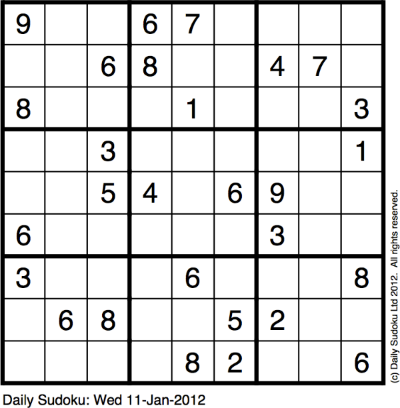
#> input picture python/opencv/images/sudoku_03.png, 400 x 408 px, found by its file name
$ python sudoku.py   (Python 2 division)
#> lines starting #> are read from the running program, lines starting #| are printed output that depends on the picture; after the words box and inside, x2 and y2 are one past the last pixel; in counts of white or black regions, pixels touching at a corner belong together
import math
import numpy as np
import cv2
import sudoku_solver as ss

from PIL import Image, ImageFilter, ImageEnhance

import pytesseract
from pytesseract import image_to_string

def get_digit(image):

    oh, ow = image.shape[:2]
    area_limit = oh * ow

    contours, hierarchy = cv2.findContours(image.copy(), cv2.RETR_CCOMP, cv2.CHAIN_APPROX_SIMPLE)
    cs = sorted(contours, key=cv2.contourArea, reverse=True)

    for c in cs:
        area = cv2.contourArea(c)
        x, y, w, h = cv2.boundingRect(c)
        if w * h > 0.05 * area_limit and w * h < 0.8 * area_limit:
            image = image[y:y+h,x:x+w]
            break

    # cv2.imshow('image', image)
    # cv2.waitKey(0)

    pil_img = Image.fromarray(image)
    cstr = image_to_string(pil_img, config='-psm 10')
    if cstr in digits and cstr != '':
        return int(cstr)
    return None

image = cv2.imread('sudoku_03.png')
#> image is the input picture: shape (408, 400, 3); mean B, G, R 218.6, 218.6, 218.6
height, width = image.shape[:2]
#> height = 408; width = 400
image = cv2.resize(image, (2*width, 2*height), interpolation=cv2.INTER_CUBIC)
#> image: shape (816, 800, 3)

gray = cv2.cvtColor(image, cv2.COLOR_BGR2GRAY)
r_image = cv2.adaptiveThreshold(gray, 255, cv2.ADAPTIVE_THRESH_GAUSSIAN_C, cv2.THRESH_BINARY_INV, 13, 2)
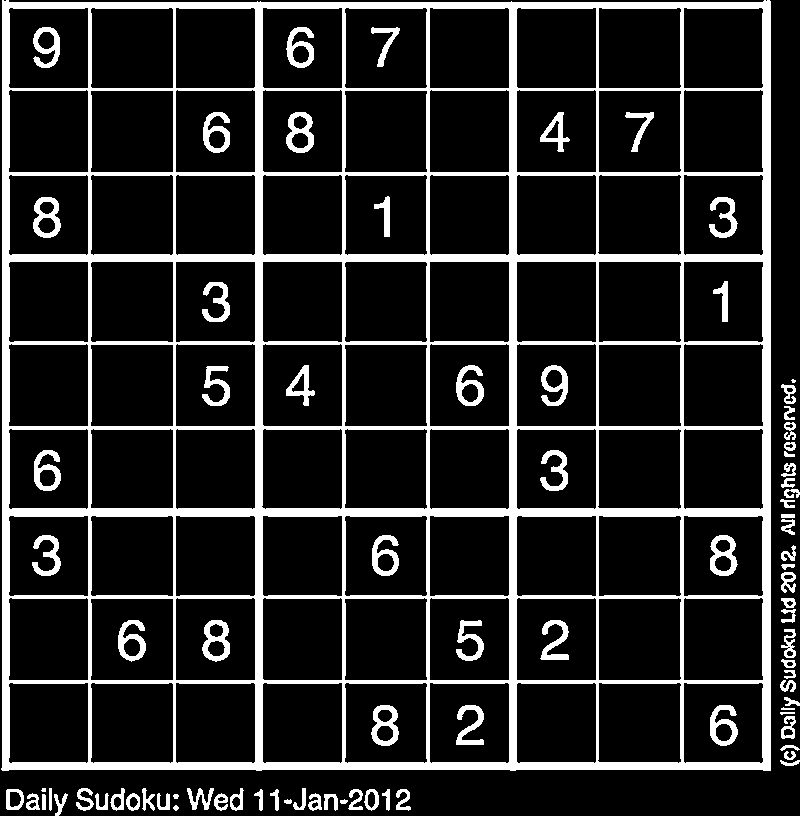
#> r_image: shape (816, 800); 15.5% white; 85 white regions (2 under 20 px), largest, box (x1, y1, x2, y2) and area: (1, 0, 771, 771) 80690, (286, 112, 314, 153) 601, (202, 620, 230, 662) 599

kernel = cv2.getStructuringElement(cv2.MORPH_RECT, (1, 18))
v_image = cv2.erode(r_image, kernel, iterations = 2)
#> v_image: shape (816, 800); 5.9% white; 18 white regions (4 under 20 px), largest, box (x1, y1, x2, y2) and area: (762, 0, 771, 755) 6317, (509, 19, 517, 755) 5879, (255, 19, 263, 755) 5845

kernel = cv2.getStructuringElement(cv2.MORPH_RECT, (2, 18))
v_image = cv2.dilate(v_image, kernel, iterations = 3)
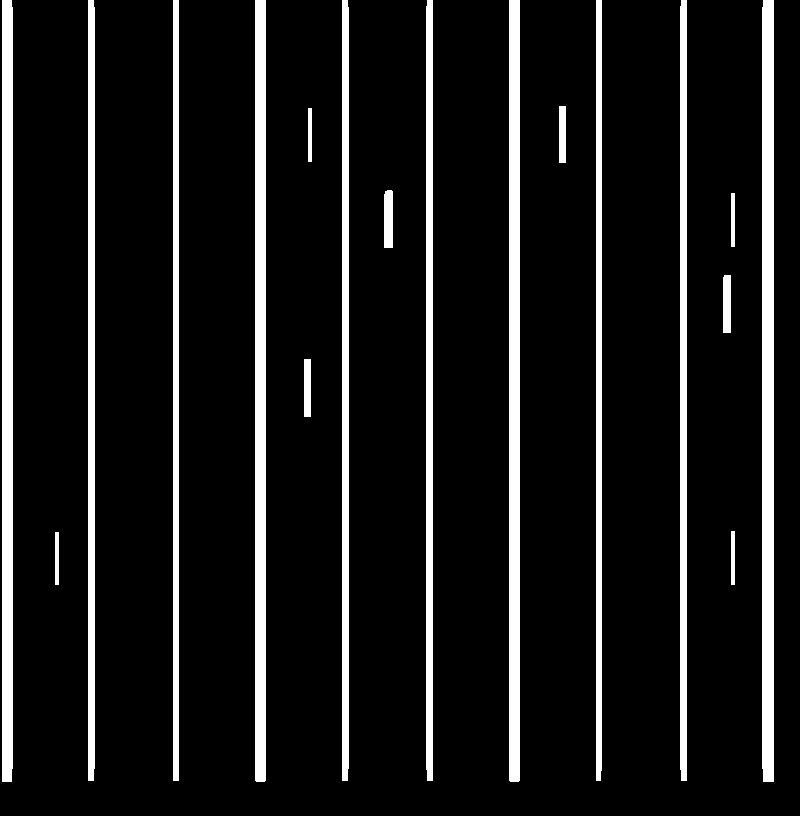
#> v_image: shape (816, 800); 10.6% white; 18 white regions, largest, box (x1, y1, x2, y2) and area: (762, 0, 774, 782) 9364, (255, 0, 266, 782) 8600, (509, 0, 520, 782) 8600

kernel = cv2.getStructuringElement(cv2.MORPH_RECT, (18, 1))
h_image = cv2.erode(r_image, kernel, iterations = 2)
#> h_image: shape (816, 800); 5.5% white; 10 white regions, largest, box (x1, y1, x2, y2) and area: (20, 508, 755, 517) 5870, (19, 762, 755, 770) 5520, (20, 254, 755, 262) 5518

kernel = cv2.getStructuringElement(cv2.MORPH_RECT, (17, 2))
h_image = cv2.dilate(h_image, kernel, iterations = 3)
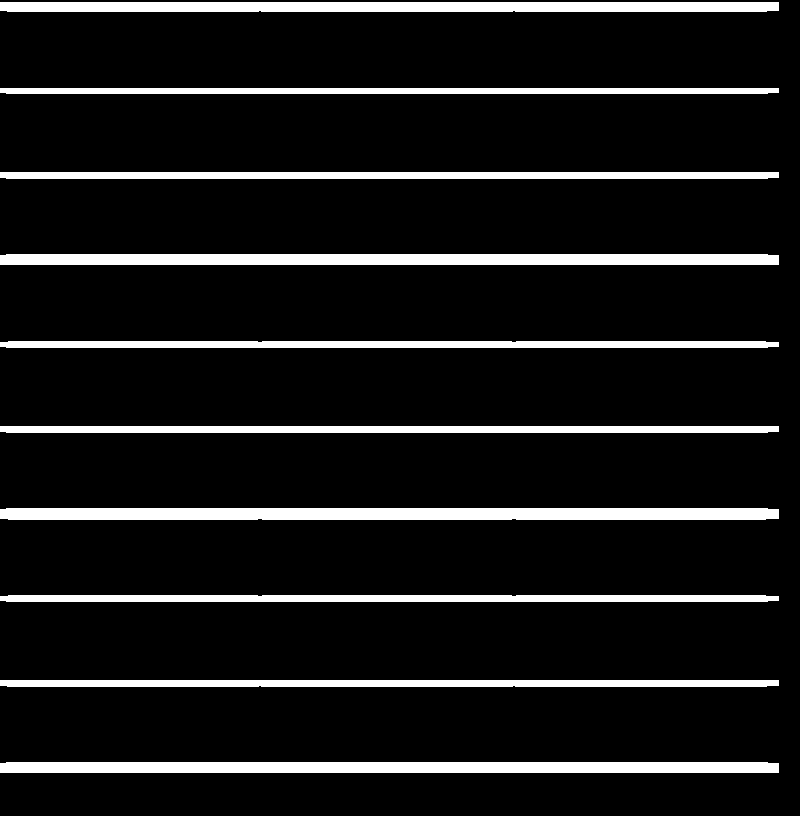
#> h_image: shape (816, 800); 10.1% white; 10 white regions, largest, box (x1, y1, x2, y2) and area: (0, 508, 779, 520) 9302, (0, 254, 779, 265) 8552, (0, 762, 779, 773) 8552

r_image = cv2.add(v_image, h_image)
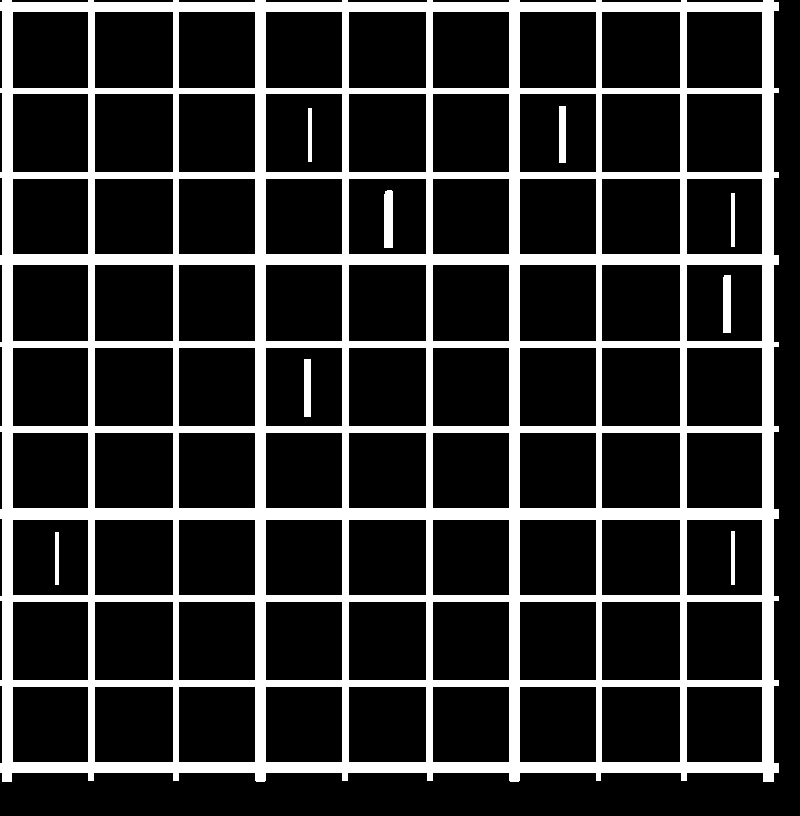
#> r_image: shape (816, 800); 19.6% white; 9 white regions

contours, hierarchy = cv2.findContours(r_image.copy(), cv2.RETR_TREE, cv2.CHAIN_APPROX_SIMPLE)
#> contours = 90 contours; largest, box (x1, y1, x2, y2) and area: (0, 0, 779, 782) 594861, (601, 601, 681, 681) 6239, (94, 601, 174, 681) 6239, (601, 347, 681, 427) 6239, (94, 347, 174, 427) 6239

selected_imgs = []
for c in contours:
    area = cv2.contourArea(c)
    if area > 400 and area < 8000:
        x, y, w, h = cv2.boundingRect(c)
        if abs(w - h) < 10:
            img = image[y:y+h,x:x+w]
            img = cv2.cvtColor(img, cv2.COLOR_BGR2GRAY)
            selected_imgs.append((x, y, img))
            cv2.rectangle(image, (x,y), (x+w,y+h), (0,255,0), 2)
#> this loop made 90 passes
#> (area, x, y, w, h) on passes 2 to 13: (5774, 686, 686, 77, 77), (6002, 601, 686, 80, 77), (5850, 519, 686, 78, 77), (5850, 432, 686, 78, 77), (5926, 348, 686, 79, 77), (5850, 265, 686, 78, 77), (5850, 178, 686, 78, 77), (6002, 94, 686, 80, 77), (5774, 12, 686, 77, 77), (6002, 686, 601, 77, 80), (6239, 601, 601, 80, 80), (6081, 519, 601, 78, 80)
#> (c, area) on passes 21, 30, 46: ([[731, 531], [731, 584], [734, 584], [734, 531]], 159), ([[55, 532], [55, 584], [58, 584], [58, 532]], 156), ([[304, 359], [304, 416], [310, 416], [310, 359]], 342)
#> pass 3, `img = image[y:y+h,x:x+w]`:
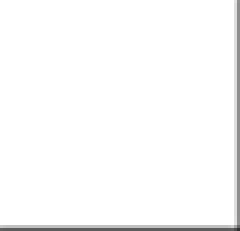
#> img: shape (77, 80, 3) (shown 3 times larger); min 50, max 255, mean 250.3
#> after the loop:
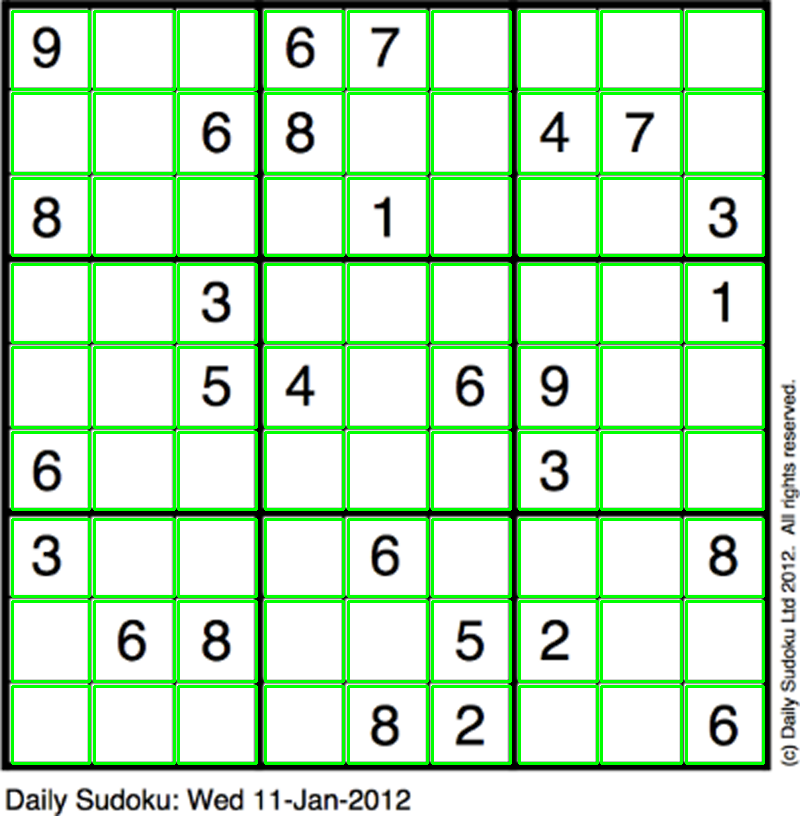
#> image: shape (816, 800, 3); mean B, G, R 200.2, 229.8, 200.2
#> after the loop, selected_imgs = 81 items

cv2.imshow('image', image)
cv2.waitKey(0)

selected_imgs.sort(key=lambda x: x[0])

digits = '123456789'
smatrix = []

su = [
    [0, 0, 0, 0, 0, 0, 0, 0, 0],
    [0, 0, 0, 0, 0, 0, 0, 0, 0],
    [0, 0, 0, 0, 0, 0, 0, 0, 0],
    [0, 0, 0, 0, 0, 0, 0, 0, 0],
    [0, 0, 0, 0, 0, 0, 0, 0, 0],
    [0, 0, 0, 0, 0, 0, 0, 0, 0],
    [0, 0, 0, 0, 0, 0, 0, 0, 0],
    [0, 0, 0, 0, 0, 0, 0, 0, 0],
    [0, 0, 0, 0, 0, 0, 0, 0, 0],
]

if len(selected_imgs) == 81:
    for i in range(0, 9):
        l = selected_imgs[9*i:9*i+9]
        l.sort(key=lambda x: x[1])
        smatrix.append(l)
#> after the loop, smatrix = 9 items

    for i in range(0, 9):
        for j in range(0, 9):
            img = smatrix[j][i][2]

            h, w = img.shape[:2]
            img = cv2.resize(img, (3*w, 3*h), interpolation=cv2.INTER_CUBIC)

            ret, img = cv2.threshold(img, 80, 255, cv2.THRESH_BINARY)

#> (the run stopped early here; a loop or call above may not have finished)
